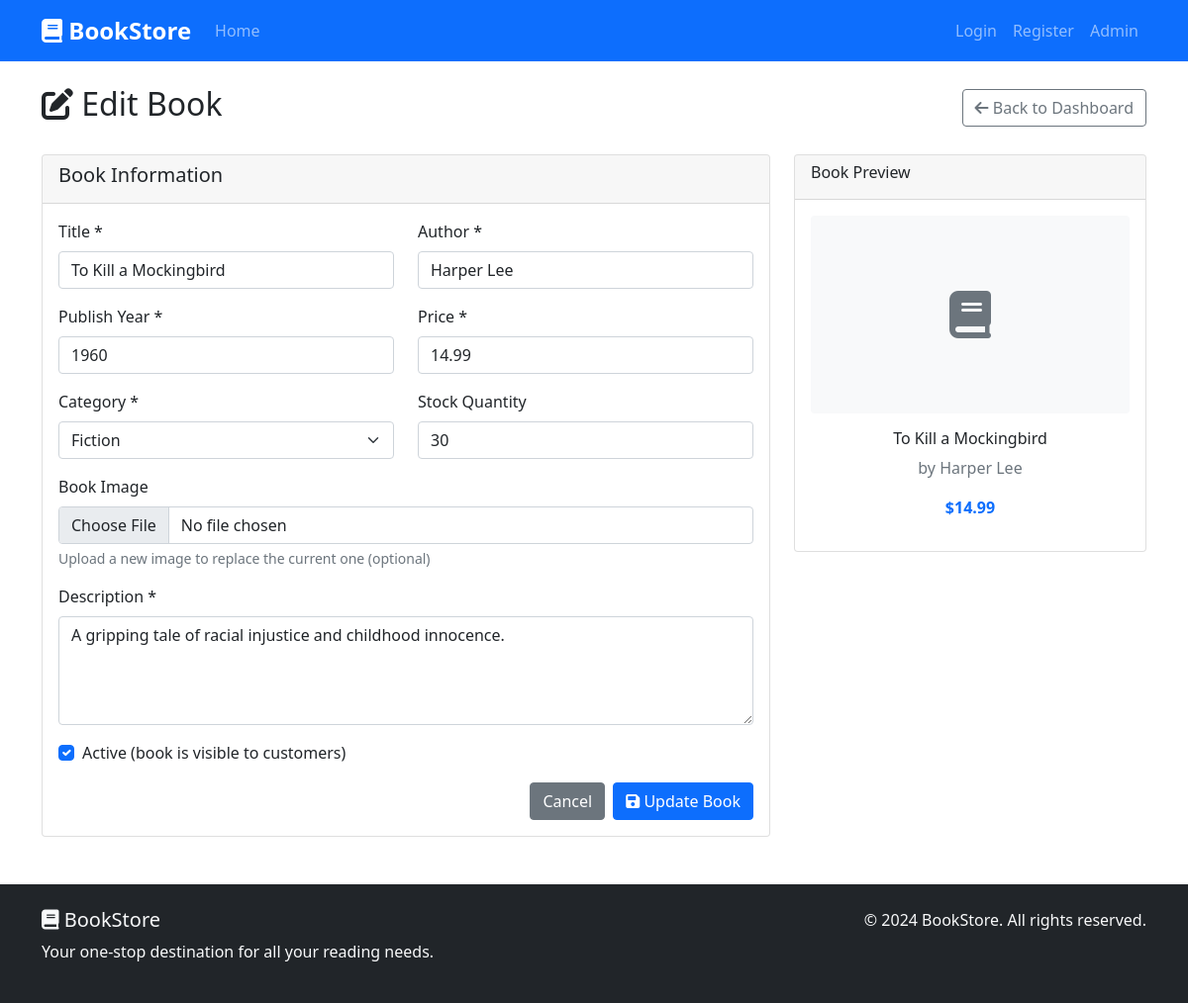
/index.php?page=admin-edit&id=2 (signed in), run on the app's committed database.
### tables this page shows
CREATE TABLE IF NOT EXISTS books (
    id INT AUTO_INCREMENT PRIMARY KEY,
    title VARCHAR(255) NOT NULL,
    author VARCHAR(255) NOT NULL,
    publish_year INT NOT NULL,
    price DECIMAL(10,2) NOT NULL,
    description TEXT NOT NULL,
    image VARCHAR(500) DEFAULT '',
    category VARCHAR(100) NOT NULL,
    stock INT DEFAULT 0,
    is_active BOOLEAN DEFAULT TRUE,
    created_at TIMESTAMP DEFAULT CURRENT_TIMESTAMP,
    updated_at TIMESTAMP DEFAULT CURRENT_TIMESTAMP ON UPDATE CURRENT_TIMESTAMP
);

### pages/admin/edit_book.php (the view, shortened to what this page needs)
<?php
$book_id = $_GET['id'];
$stmt = $pdo->prepare("SELECT * FROM books WHERE id = ?");
$stmt->execute([$book_id]);
$book = $stmt->fetch();
?>
<div class="container mt-4">
    <div class="row">
        <div class="col-12">
            <div class="d-flex justify-content-between align-items-center mb-4">
                <h2><i class="fas fa-edit"></i> Edit Book</h2>
                <a href="index.php?page=admin-dashboard" class="btn btn-outline-secondary">
                    <i class="fas fa-arrow-left"></i> Back to Dashboard
                </a>
            </div>
        </div>
    </div>
    <div class="row">
        <div class="col-md-8">
            <div class="card">
                <div class="card-header">
                    <h5>Book Information</h5>
                </div>
                <div class="card-body">
                    <form method="POST" action="actions/update_book.php" enctype="multipart/form-data">
                        <div class="row">
                            <div class="col-md-6 mb-3">
                                <label for="title" class="form-label">Title *</label>
                                <input type="text" class="form-control" id="title" name="title" value="<?php echo htmlspecialchars($book['title']); ?>" required>
                            </div>
                            <div class="col-md-6 mb-3">
                                <label for="author" class="form-label">Author *</label>
                                <input type="text" class="form-control" id="author" name="author" value="<?php echo htmlspecialchars($book['author']); ?>" required>
                            </div>
                            <div class="col-md-6 mb-3">
                                <label for="publish_year" class="form-label">Publish Year *</label>
                                <input type="number" class="form-control" id="publish_year" name="publish_year" min="1000" max="2024" value="<?php echo $book['publish_year']; ?>" required>
                            </div>
                            <div class="col-md-6 mb-3">
                                <label for="price" class="form-label">Price *</label>
                                <input type="number" class="form-control" id="price" name="price" min="0" step="0.01" value="<?php echo $book['price']; ?>" required>
                            </div>
                            <div class="col-md-6 mb-3">
                                <label for="category" class="form-label">Category *</label>
                                <select class="form-select" id="category" name="category" required>
                                    <option value="Fiction" <?php echo $book['category'] == 'Fiction' ? 'selected' : ''; ?>>Fiction</option>
                                </select>
                            </div>
                            <div class="col-md-6 mb-3">
                                <label for="stock" class="form-label">Stock Quantity</label>
                                <input type="number" class="form-control" id="stock" name="stock" min="0" value="<?php echo $book['stock']; ?>">
                            </div>
                            <div class="col-12 mb-3">
                                <label for="image" class="form-label">Book Image</label>
                                <input type="file" class="form-control" id="image" name="image" accept="image/*">
                                <div class="form-text">Upload a new image to replace the current one (optional)</div>
                            </div>
                            <div class="col-12 mb-3">
                                <label for="description" class="form-label">Description *</label>
                                <textarea class="form-control" id="description" name="description" rows="4" required><?php echo htmlspecialchars($book['description']); ?></textarea>
                            </div>
                            <div class="col-12 mb-3">
                                <div class="form-check">
                                    <input class="form-check-input" type="checkbox" id="is_active" name="is_active" value="1" <?php echo $book['is_active'] ? 'checked' : ''; ?>>
                                    <label class="form-check-label" for="is_active">
                                        Active (book is visible to customers)
                                    </label>
                                </div>
                            </div>
                        </div>
                        <div class="d-flex justify-content-end gap-2">
                            <a href="index.php?page=admin-dashboard" class="btn btn-secondary">Cancel</a>
                            <button type="submit" class="btn btn-primary">
                                <i class="fas fa-save"></i> Update Book
                            </button>
                        </div>
                    </form>
                </div>
            </div>
        </div>
        <div class="col-md-4">
            <div class="card">
                <div class="card-header">
                    <h6>Book Preview</h6>
                </div>
                <div class="card-body">
                    <div class="text-center">
                        <?php if (!empty($book['image'])): ?>
                            <img src="<?php echo $book['image']; ?>" class="img-fluid rounded mb-3" alt="<?php echo htmlspecialchars($book['title']); ?>">
                        <?php else: ?>
                            <div class="bg-light rounded d-flex align-items-center justify-content-center mb-3" style="height: 200px;">
                                <i class="fas fa-book fa-3x text-muted"></i>
                            </div>
                        <?php endif; ?>
                        <h6><?php echo htmlspecialchars($book['title']); ?></h6>
                        <p class="text-muted">by <?php echo htmlspecialchars($book['author']); ?></p>
                        <p class="text-primary fw-bold">$<?php echo number_format($book['price'], 2); ?></p>
                    </div>
                </div>
            </div>
        </div>
    </div>
</div>

### data on the page
books: title "To Kill a Mockingbird", author "Harper Lee", publish_year "1960", price "14.99", category "Fiction", stock "30", description "A gripping tale of racial injustice and childhood innocence.", is_active "☑"
